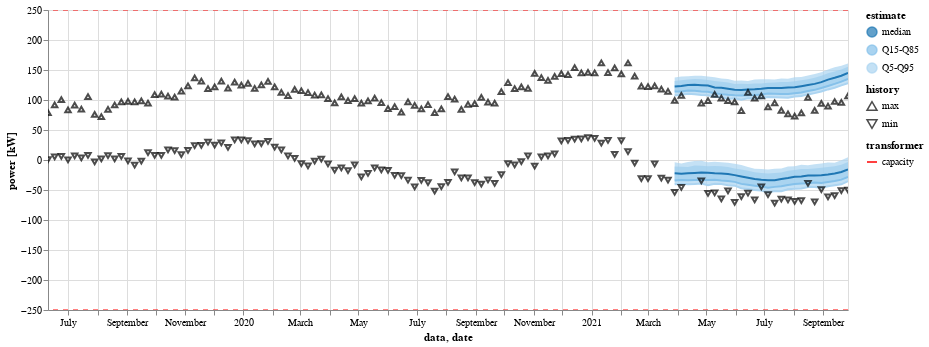

The cell this chart's notebook holds for it:
### Markdown cell above
## plot results

### Code cell
plot_all(df_data=df_total, df_meta=df_meta)

### Figure 1 — Vega-Lite specification as saved in the notebook (floating-point values rounded to 4 significant figures; data arrays with more than 128 entries replaced by an {"elided": "..."} marker saying what was removed)
{"config": {"view": {"continuousWidth": 400, "continuousHeight": 300}}, "layer": [{"data": {"name": "data-34a5cccfc11f1c8eccaa04fc3fc4d549"}, "mark": {"type": "area", "line": true}, "encoding": {"color": {"type": "nominal", "field": "band", "scale": {"domain": ["median", "Q15-Q85", "Q5-Q95"], "range": ["#1f77b4", "#85c1ea", "#abd4f1"]}, "title": "estimate"}, "detail": {"type": "nominal", "field": "extreme"}, "x": {"type": "temporal", "field": "date", "title": "data"}, "y": {"type": "quantitative", "field": "lower", "stack": null, "title": "power [kW]"}, "y2": {"field": "upper", "title": ""}}, "width": 800}, {"data": {"name": "data-5386aed45d89193edd96a3bebcef5ec7"}, "mark": {"type": "point", "color": "black"}, "encoding": {"shape": {"type": "nominal", "field": "extreme", "scale": {"domain": ["max", "min"], "range": ["triangle-up", "triangle-down"]}, "title": "history"}, "tooltip": [{"type": "quantitative", "field": "value", "format": ".2f", "title": "power"}, {"type": "nominal", "field": "extreme"}, {"type": "quantitative", "field": "year"}, {"type": "quantitative", "field": "week"}], "x": {"type": "temporal", "field": "date", "title": "date"}, "y": {"type": "quantitative", "field": "value", "title": "power [kW]"}}, "selection": {"selector002": {"type": "interval", "bind": "scales", "encodings": ["x", "y"]}}, "width": 800}, {"data": {"name": "data-0a91dbd7d9bd42820a2399103147416b"}, "mark": {"type": "rule", "strokeDash": [5, 5]}, "encoding": {"color": {"type": "nominal", "field": "transformer", "scale": {"range": ["red"]}}, "y": {"type": "quantitative", "field": "value", "title": "power [kW]"}}, "width": 800}], "resolve": {"scale": {"color": "independent", "shape": "independent"}}, "$schema": "https://vega.github.io/schema/vega-lite/v4.8.1.json", "datasets": {"data-34a5cccfc11f1c8eccaa04fc3fc4d549": {"elided": "162 records"}, "data-5386aed45d89193edd96a3bebcef5ec7": {"elided": "238 records"}, "data-0a91dbd7d9bd42820a2399103147416b": [{"extreme": "min", "value": -250, "transformer": "capacity"}, {"extreme": "max", "value": 250, "transformer": "capacity"}]}}
